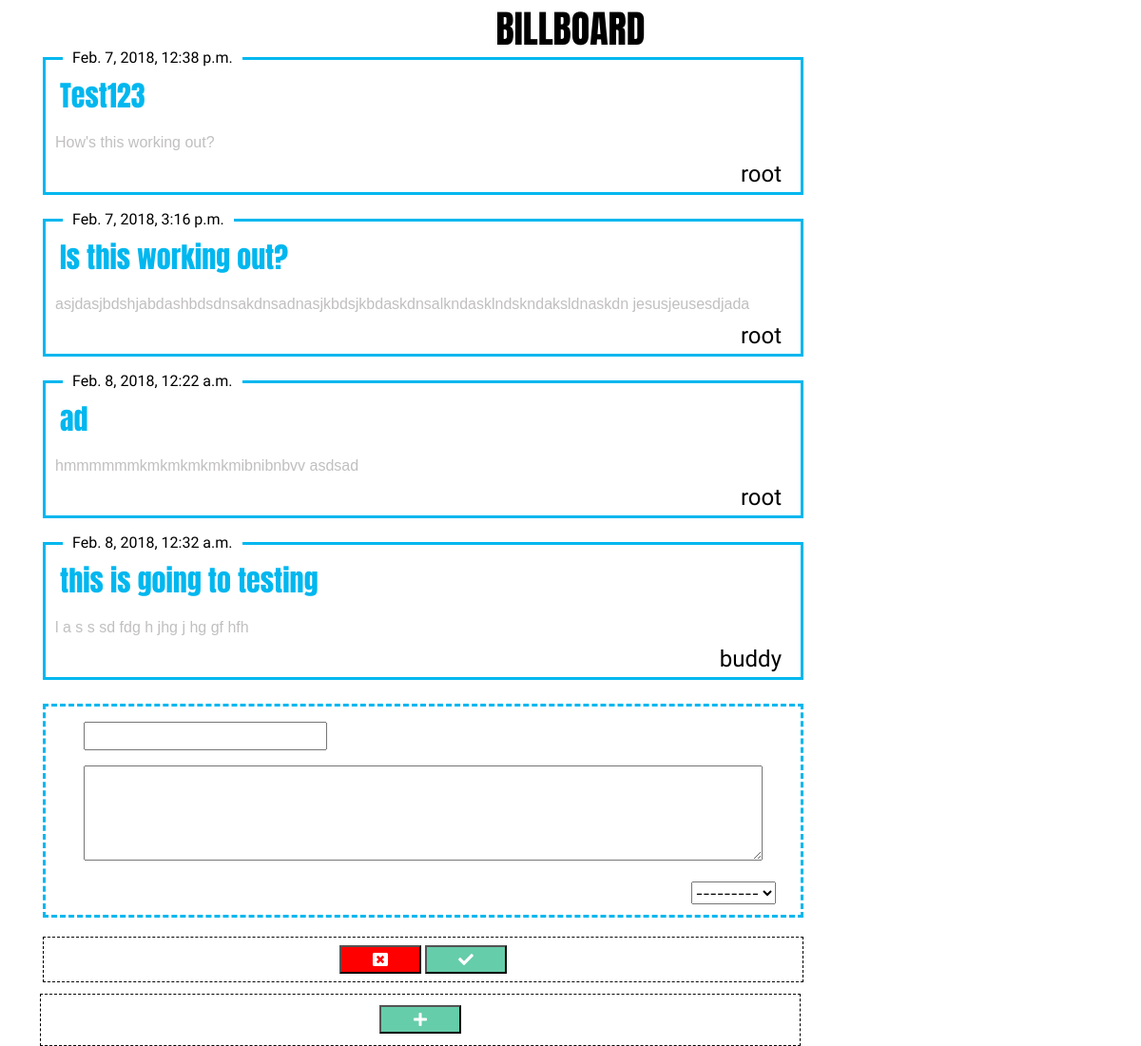
The app's page /, older data.
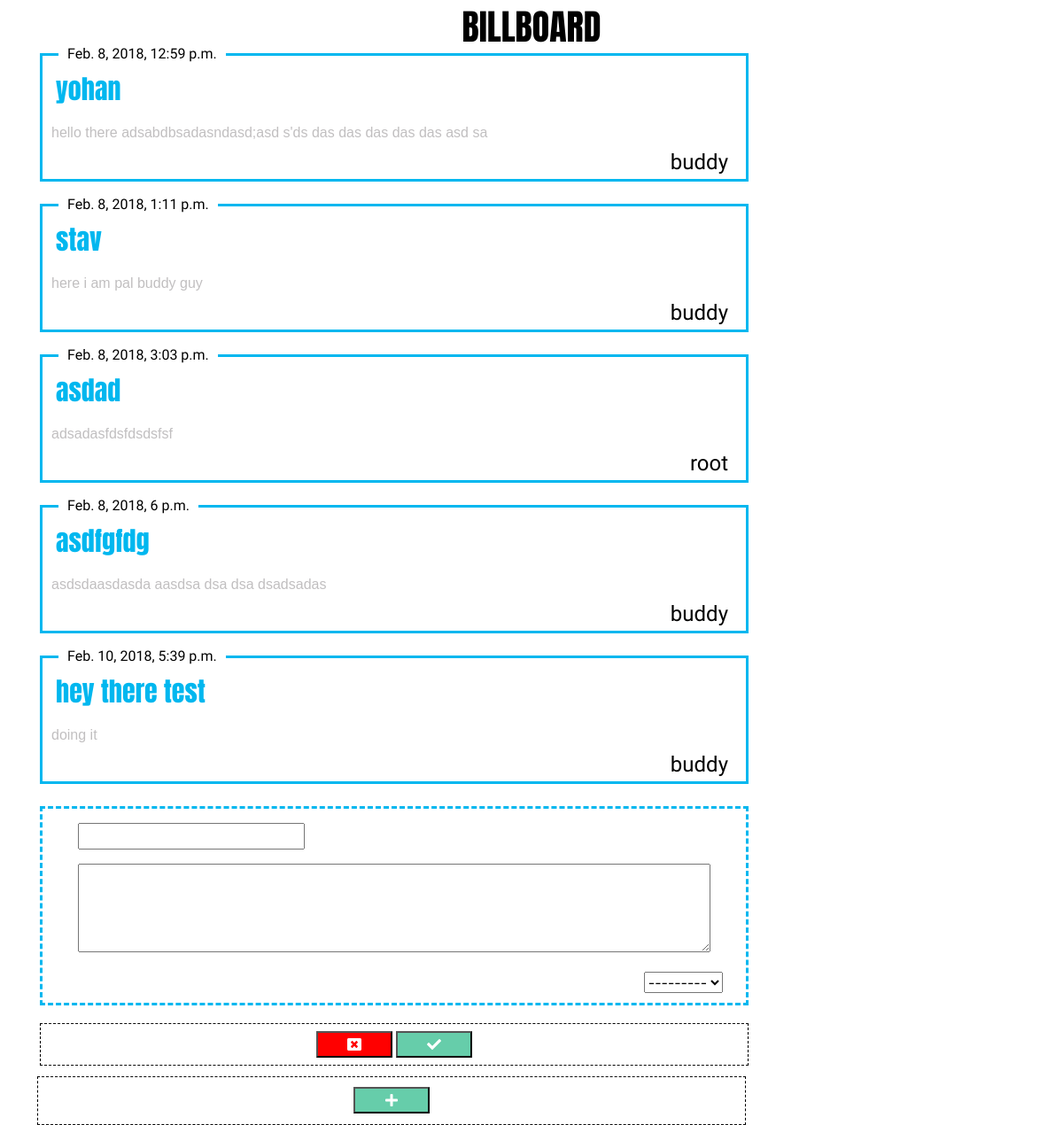
The same page, newer data.
### billboard_app/models.py (models this page shows, shortened)
@python_2_unicode_compatible
class Post(models.Model):
    published_date = models.DateTimeField(auto_now_add=True)
    title = models.CharField(max_length=150)
    text = models.TextField()
    user_name = models.ForeignKey('auth.User')

### billboard_app/views.py (the view)
# urls.py: url(r'^', views.post_list),
def post_list(request):
    form = PostForm(request.POST or None)
    if form.is_valid():
        instance = form.save(commit=False)
        instance.save()
    posts = Post.objects.filter(published_date__lte=timezone.now()).order_by("published_date")
    return render(request, 'billboard_app/post_list.html', {'posts': posts, "form" :form})

### billboard_app/forms.py
class PostForm(forms.ModelForm):
    class Meta:
        model = Post
        fields = '__all__'

### billboard_app/templates/billboard_app/post_list.html (shortened to what this page needs)
<!doctype html>
<html lang="en">
<head>
    {% load staticfiles %}
    <link rel="stylesheet" href="{% static 'bootstrap/css/bootstrap.min.css' %}">
    <link rel="stylesheet" type="text/css" href="{% static 'css/style.css' %}">
</head>
<body>
    <div class="container">
        <div class="row">
            <div class="col-md-12 col-sm-12 col-lg-12 col-xs-12" id="main-header">BILLBOARD</div>
        </div>
        {% for post in posts %}
        <div class="row">
            <div class="col-md-12 col-sm-12 col-lg-12 col-xs-12">
                <div id="main-post">
                    <p id="pub-date">{{ post.published_date }}</p>
                    <p id="title">{{ post.title }}</p>
                    <p id="text-body">{{ post.text }}</p>
                    <div id="user-name">{{ post.user_name }}</div>
                </div>
            </div>
        </div>
        {% endfor %}
        <form method="POST" action='' id="main-form">
            <div class="row">
                <div class="col-md-12 col-sm-12 col-lg-12 col-xs-12">
                    {% csrf_token %} {{ form.as_p }}
                </div>
            </div>
            <div class="row">
                <div class="col-md-12 col-sm-12 col-lg-12 col-xs-12 dashed-row">
                    <button id="remove-row" onclick="removeRow();">
                        <i class="fas fa-window-close"></i>
                    </button>
                    <button type="submit" id="submit-btn">
                        <i class="fas fa-check"></i>
                    </button>
                </div>
            </div>
        </form>
            <div class="row">
                <div class="col-md-12 col-sm-12 col-lg-12 col-xs-12 dashed-row">
                    <button id="add-form" onclick="addForm();">
                        <i class="fas fa-plus"></i>
                    </button>
                </div>
            </div>
    </div>
</body>
</html>

### billboard_app/static/css/style.css (style rules this page uses)
#main-header { font-family: 'Anton', sans-serif; font-size: 40px; color: black; text-align: center; }
#main-post { border: 3px solid #00b7ef; max-width: 800px; font-family: 'Poiret One', cursive; margin-bottom: 25px; word-wrap: break-word; position: relative; }
#pub-date { font-family: 'Poiret One', cursive; font-size: 16px; color: black; position: absolute; margin-top: -14px; background: white; margin-left: 18px; border-right: 10px solid white; border-left: 10px solid white; }
#title { font-family: 'Anton', sans-serif; font-size: 30px; color: #00b7ef; margin: 15px; }
#text-body { font-family: Arial, Helvetica, sans-serif; font-size: 16px; color: #c1bfc0; margin: 10px; margin-bottom: 40px; }
#user-name { font-family: 'Pinyon Script', cursive; font-size:24px; color:black; position: absolute; right: 20px; margin-top: -37px; }
#main-form { border: 3px dashed #00b7ef; max-width: 800px; position: relative; height: 225px; }
#id_text { width: 90%; height: 100px; margin-right: 5%; margin-left: 5%; }
#id_user_name { position: absolute; right: 5%; }
#id_title { margin-top: 2%; margin-left: 5%; }
.svg-inline--fa { font-size: 16px; color: white; }
#submit-btn { background-color: #66CDAA; width: 11%; }
.dashed-row { margin-top: 7%; border: 1px dashed black; max-width: 800px; text-align: center; margin-left: 12px; padding: 1%; }
#remove-row { background-color: red; font-size: 16px; width: 11%; }
#add-form { background-color: #66CDAA; width: 11%; font-size: 16px; color: white; }

Row changes from the older to the newer data that the page shows:
removed Post: published_date "Feb. 7, 2018, 12:38 p.m.", title "Test123", text "How's this working out?", user_name "root"
removed Post: published_date "Feb. 7, 2018, 3:16 p.m.", title "Is this working out?", text "asjdasjbdshjabdashbdsdnsakdnsadnasjkbdsjkbdaskdnsalkndasklndskndaksldnaskdn jesusjeusesdjada", user_name "root"
removed Post: published_date "Feb. 8, 2018, 12:22 a.m.", title "ad", text "hmmmmmmkmkmkmkmkmibnibnbvv asdsad", user_name "root"
removed Post: published_date "Feb. 8, 2018, 12:32 a.m.", title "this is going to testing", text "l a s s sd fdg h jhg j hg gf hfh", user_name "buddy"
added Post: published_date "Feb. 8, 2018, 12:59 p.m.", title "yohan", text "hello there adsabdbsadasndasd;asd s'ds das das das das das asd sa", user_name "buddy"
added Post: published_date "Feb. 8, 2018, 1:11 p.m.", title "stav", text "here i am pal buddy guy", user_name "buddy"
added Post: published_date "Feb. 8, 2018, 3:03 p.m.", title "asdad", text "adsadasfdsfdsdsfsf", user_name "root"
added Post: published_date "Feb. 8, 2018, 6 p.m.", title "asdfgfdg", text "asdsdaasdasda aasdsa dsa dsa dsadsadas", user_name "buddy"
added Post: published_date "Feb. 10, 2018, 5:39 p.m.", title "hey there test", text "doing it", user_name "buddy"
